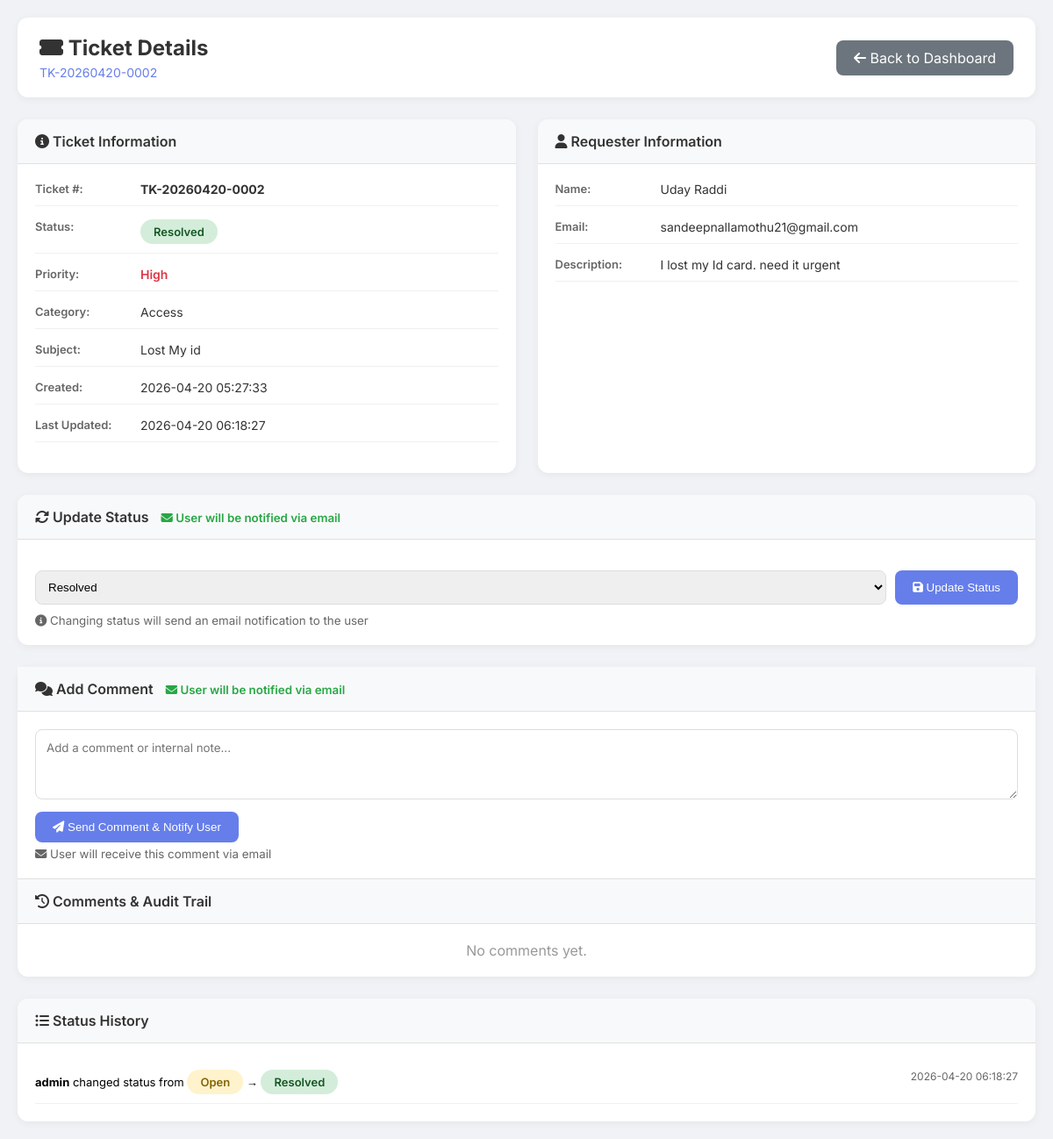
/admin/ticket/2 (signed in), run on the app's committed database.
### tables this page shows
CREATE TABLE tickets (
        id INTEGER PRIMARY KEY AUTOINCREMENT,
        ticket_number TEXT UNIQUE NOT NULL,
        name TEXT NOT NULL,
        email TEXT NOT NULL,
        category TEXT NOT NULL,
        priority TEXT NOT NULL,
        subject TEXT NOT NULL,
        description TEXT NOT NULL,
        attachment_filename TEXT,
        attachment_original_name TEXT,
        status TEXT DEFAULT 'Open',
        created_at TIMESTAMP DEFAULT CURRENT_TIMESTAMP,
        updated_at TIMESTAMP DEFAULT CURRENT_TIMESTAMP
    );

CREATE TABLE status_history (
        id INTEGER PRIMARY KEY AUTOINCREMENT,
        ticket_id INTEGER NOT NULL,
        old_status TEXT,
        new_status TEXT NOT NULL,
        changed_by TEXT NOT NULL,
        changed_at TIMESTAMP DEFAULT CURRENT_TIMESTAMP,
        FOREIGN KEY (ticket_id) REFERENCES tickets (id)
    );

### app.py (the view)
@app.route('/admin/ticket/<int:ticket_id>')
@login_required
def admin_ticket_detail(ticket_id):
    conn = sqlite3.connect(DB_PATH)
    conn.row_factory = sqlite3.Row
    c = conn.cursor()
    c.execute("SELECT * FROM tickets WHERE id = ?", (ticket_id,))
    ticket = c.fetchone()
    if not ticket:
        flash('Ticket not found', 'error')
        return redirect(url_for('admin_dashboard'))
    c.execute("SELECT * FROM comments WHERE ticket_id = ? ORDER BY created_at ASC", (ticket_id,))
    comments = [dict(row) for row in c.fetchall()]
    c.execute("SELECT * FROM status_history WHERE ticket_id = ? ORDER BY changed_at ASC", (ticket_id,))
    history = [dict(row) for row in c.fetchall()]
    conn.close()
    return render_template('admin_ticket_detail.html', ticket=dict(ticket), comments=comments, history=history)

### app.py (called while the page is built)
def login_required(f):
    @wraps(f)
    def decorated_function(*args, **kwargs):
        if not session.get('logged_in'):
            flash('Please login to access the admin panel', 'error')
            return redirect(url_for('admin_login'))
        return f(*args, **kwargs)
    return decorated_function

### templates/admin_ticket_detail.html (shortened to what this page needs)
<!DOCTYPE html>
<html lang="en">
<head>
    <link rel="stylesheet" href="https://cdnjs.cloudflare.com/ajax/libs/font-awesome/6.4.0/css/all.min.css">
</head>
<body>
    <div class="container">
        <div class="header">
            <div>
                <h1><i class="fas fa-ticket-alt"></i> Ticket Details</h1>
                <div class="ticket-number">{{ ticket.ticket_number }}</div>
            </div>
            <a href="{{ url_for('admin_dashboard') }}" class="back-btn"><i class="fas fa-arrow-left"></i> Back to Dashboard</a>
        </div>
        <div class="detail-grid">
            <div class="card">
                <div class="card-header"><i class="fas fa-info-circle"></i> Ticket Information</div>
                <div class="card-body">
                    <div class="info-row">
                        <div class="info-label">Ticket #:</div>
                        <div class="info-value"><strong>{{ ticket.ticket_number }}</strong></div>
                    </div>
                    <div class="info-row">
                        <div class="info-label">Status:</div>
                        <div class="info-value">
                            <span class="status-badge status-{{ ticket.status.replace(' ', '-') }}">{{ ticket.status }}</span>
                        </div>
                    </div>
                    <div class="info-row">
                        <div class="info-label">Priority:</div>
                        <div class="info-value priority-{{ ticket.priority }}">{{ ticket.priority }}</div>
                    </div>
                    <div class="info-row">
                        <div class="info-label">Category:</div>
                        <div class="info-value">{{ ticket.category }}</div>
                    </div>
                    <div class="info-row">
                        <div class="info-label">Subject:</div>
                        <div class="info-value">{{ ticket.subject }}</div>
                    </div>
                    <div class="info-row">
                        <div class="info-label">Created:</div>
                        <div class="info-value">{{ ticket.created_at }}</div>
                    </div>
                    <div class="info-row">
                        <div class="info-label">Last Updated:</div>
                        <div class="info-value">{{ ticket.updated_at }}</div>
                    </div>
                </div>
            </div>
            <div class="card">
                <div class="card-header"><i class="fas fa-user"></i> Requester Information</div>
                <div class="card-body">
                    <div class="info-row">
                        <div class="info-label">Name:</div>
                        <div class="info-value">{{ ticket.name }}</div>
                    </div>
                    <div class="info-row">
                        <div class="info-label">Email:</div>
                        <div class="info-value">{{ ticket.email }}</div>
                    </div>
                    <div class="info-row">
                        <div class="info-label">Description:</div>
                        <div class="info-value" style="white-space: pre-wrap;">{{ ticket.description }}</div>
                    </div>
                </div>
            </div>
            <div class="card full-width">
                <div class="card-header">
                    <i class="fas fa-sync-alt"></i> Update Status
                    {% if ticket.status != 'Closed' %}
                    <small style="color: #28a745; margin-left: 10px;">
                        <i class="fas fa-envelope"></i> User will be notified via email
                    </small>
                    {% endif %}
                </div>
                <div class="card-body">
                    <div class="status-update">
                        <select id="statusSelect" class="status-select" {% if ticket.status == 'Closed' %}disabled{% endif %}>
                            <option value="Resolved" {% if ticket.status == 'Resolved' %}selected{% endif %}>Resolved</option>
                        </select>
                        <button class="btn-update" onclick="updateStatus()" {% if ticket.status == 'Closed' %}disabled{% endif %}>
                            <i class="fas fa-save"></i> Update Status
                        </button>
                    </div>
                    {% if ticket.status != 'Closed' %}
                    <small style="display: block; margin-top: 10px; color: #666;">
                        <i class="fas fa-info-circle"></i> Changing status will send an email notification to the user
                    </small>
                    {% endif %}
                </div>
            </div>
        </div>
        <div class="comments-section">
            <div class="card-header">
                <i class="fas fa-comments"></i> Add Comment
                {% if ticket.status != 'Closed' %}
                <small style="color: #28a745; margin-left: 10px;">
                    <i class="fas fa-envelope"></i> User will be notified via email
                </small>
                {% endif %}
            </div>
            <div class="comment-form">
                <textarea id="commentText" placeholder="Add a comment or internal note..." {% if ticket.status == 'Closed' %}disabled{% endif %}></textarea>
                <button onclick="addComment()" {% if ticket.status == 'Closed' %}disabled{% endif %}>
                    <i class="fas fa-paper-plane"></i> Send Comment & Notify User
                </button>
                {% if ticket.status != 'Closed' %}
                <small style="display: block; margin-top: 5px; color: #666;">
                    <i class="fas fa-envelope"></i> User will receive this comment via email
                </small>
                {% endif %}
            </div>
            <div class="card-header"><i class="fas fa-history"></i> Comments & Audit Trail</div>
            <div class="comment-list" id="commentsList">
                {% if not comments %}
                <p style="color: #999; text-align: center;">No comments yet.</p>
                {% endif %}
            </div>
        </div>
        <div class="card">
            <div class="card-header"><i class="fas fa-list-ul"></i> Status History</div>
            <div class="card-body">
                {% for entry in history %}
                <div class="history-item">
                    <strong>{{ entry.changed_by }}</strong> changed status from
                    <span class="status-badge status-{{ entry.old_status.replace(' ', '-') if entry.old_status else 'Open' }}">{{ entry.old_status or 'None' }}</span>
                    →
                    <span class="status-badge status-{{ entry.new_status.replace(' ', '-') }}">{{ entry.new_status }}</span>
                    <span style="float: right; color: #666; font-size: 12px;">{{ entry.changed_at }}</span>
                </div>
                {% else %}
                <p style="color: #999;">No status changes recorded.</p>
                {% endfor %}
            </div>
        </div>
    </div>
</body>
</html>

### templates/admin_ticket_detail.html (style rules this page uses)
* { margin: 0; padding: 0; box-sizing: border-box; }
body { font-family: 'Inter', sans-serif; background: #f0f2f5; }
.container { max-width: 1200px; margin: 0 auto; padding: 20px; }
.header { background: white; border-radius: 12px; padding: 20px 25px; margin-bottom: 25px; display: flex; justify-content: space-between; align-items: center; box-shadow: 0 2px 10px rgba(0,0,0,0.05); }
.header h1 { font-size: 24px; color: #333; }
.header .ticket-number { color: #667eea; font-size: 14px; margin-top: 5px; }
.back-btn { background: #6c757d; color: white; padding: 10px 20px; border-radius: 8px; text-decoration: none; transition: all 0.3s; }
.detail-grid { display: grid; grid-template-columns: 1fr 1fr; gap: 25px; margin-bottom: 25px; }
.card { background: white; border-radius: 12px; overflow: hidden; box-shadow: 0 2px 10px rgba(0,0,0,0.05); }
.card-header { background: #f8f9fa; padding: 15px 20px; border-bottom: 1px solid #e0e0e0; font-weight: 600; color: #333; }
.card-body { padding: 20px; }
.info-row { display: flex; margin-bottom: 15px; padding-bottom: 10px; border-bottom: 1px solid #f0f0f0; }
.info-label { width: 120px; font-weight: 600; color: #666; font-size: 13px; }
.info-value { flex: 1; color: #333; font-size: 14px; }
.status-badge { display: inline-block; padding: 6px 15px; border-radius: 20px; font-size: 13px; font-weight: 600; }
.status-Open { background: #fff3cd; color: #856404; }
.status-Resolved { background: #d4edda; color: #155724; }
.priority-High { color: #dc3545; font-weight: 600; }
.status-update { display: flex; gap: 10px; margin-top: 15px; }
.status-select { flex: 1; padding: 10px; border: 1px solid #ddd; border-radius: 8px; }
.btn-update { background: #667eea; color: white; border: none; padding: 10px 20px; border-radius: 8px; cursor: pointer; transition: all 0.3s; }
.comments-section { background: white; border-radius: 12px; margin-bottom: 25px; box-shadow: 0 2px 10px rgba(0,0,0,0.05); }
.comment-form { padding: 20px; border-bottom: 1px solid #e0e0e0; }
.comment-form textarea { width: 100%; padding: 12px; border: 1px solid #ddd; border-radius: 8px; font-family: 'Inter', sans-serif; resize: vertical; min-height: 80px; }
.comment-form button { margin-top: 10px; background: #667eea; color: white; border: none; padding: 10px 20px; border-radius: 8px; cursor: pointer; transition: all 0.3s; }
.comment-list { padding: 20px; }
.history-item { padding: 10px 0; border-bottom: 1px solid #f0f0f0; font-size: 13px; }
.full-width { grid-column: span 2; }

### data on the page
tickets: ticket_number "TK-20260420-0002", status "Resolved", priority "High", category "Access", subject "Lost My id", created_at "2026-04-20 05:27:33", updated_at "2026-04-20 06:18:27", name "Uday Raddi", email "sandeepnallamothu21@gmail.com", description "I lost my Id card. need it urgent"
status_history: changed_by "admin", old_status "Open", new_status "Resolved", changed_at "2026-04-20 06:18:27"
